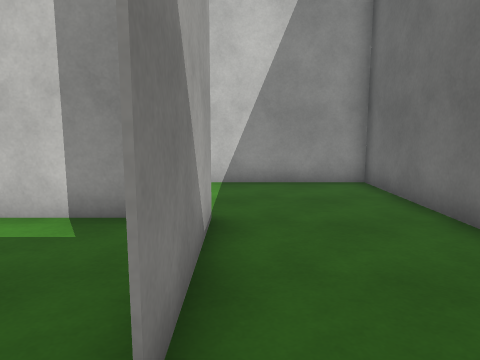
view 1 (above)

18 first-person views from a walk through a 3-D level made in the Unity game engine. The camera is 1.4 m above the floor, tilts 8° down and sees 70° across. The floor is counted in squares, 1 m on a side. Each view is taken from the middle of a square. On the plan, view 1 faces up. The plan holds only what a view shows up to about 15 squares ahead; the rest is blank. The player is left out. Surface patterns are stand-ins for the level's own textures.

view 2
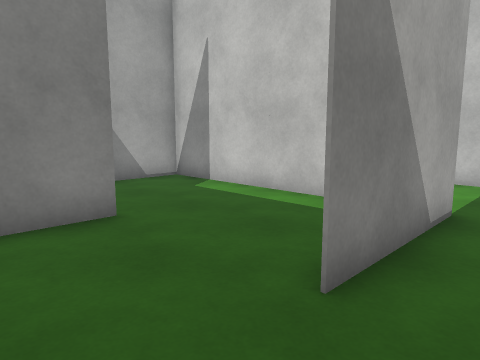

view 3
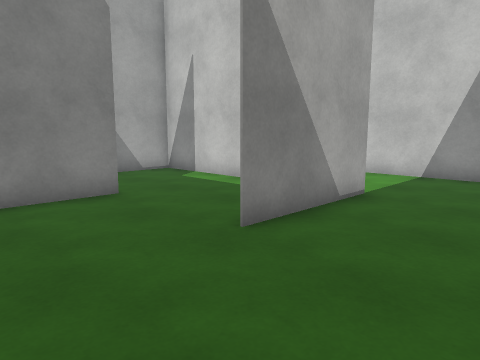

view 4
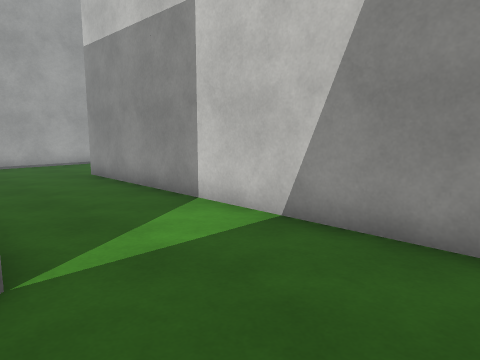

view 5
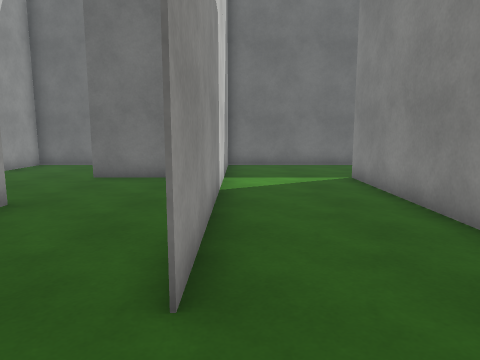

view 6
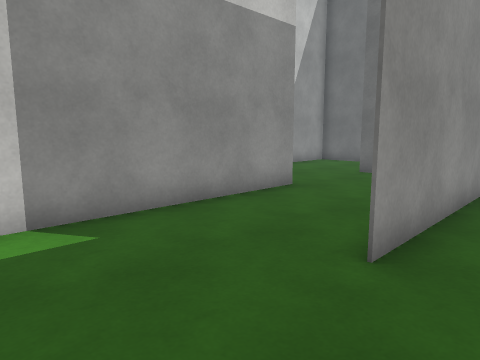

view 7
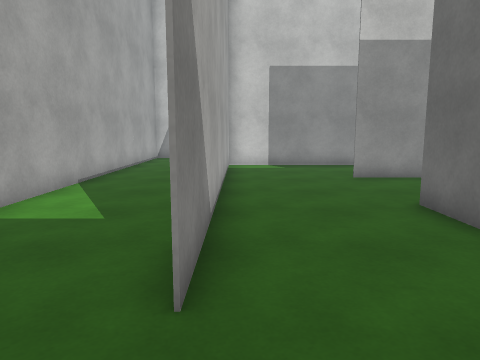

view 8
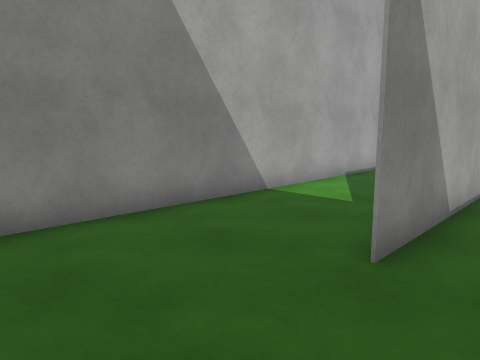

view 9
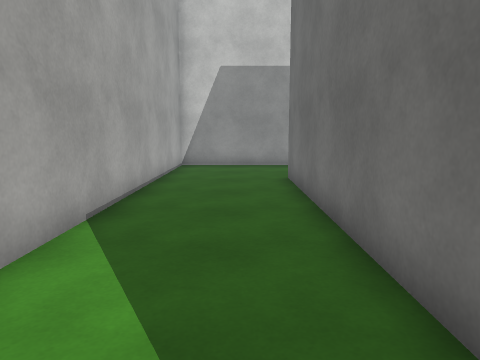

view 10
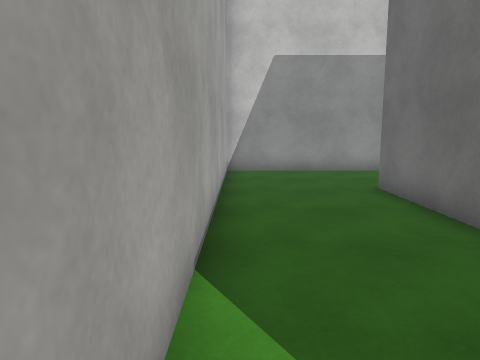

view 11
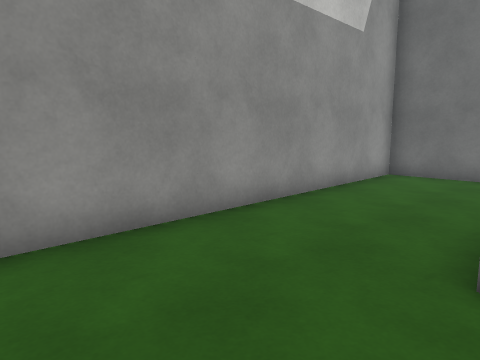

view 12
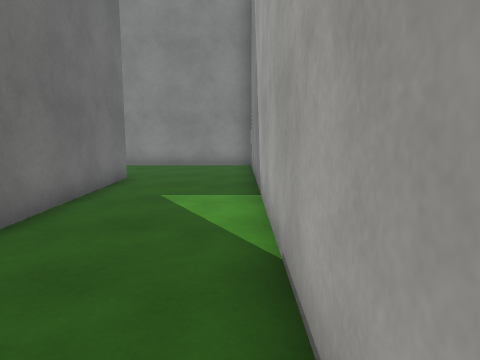

view 13
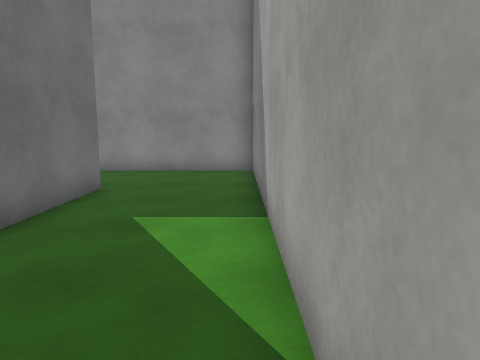

view 14
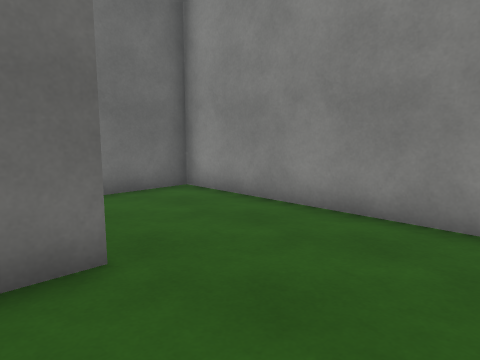

view 15
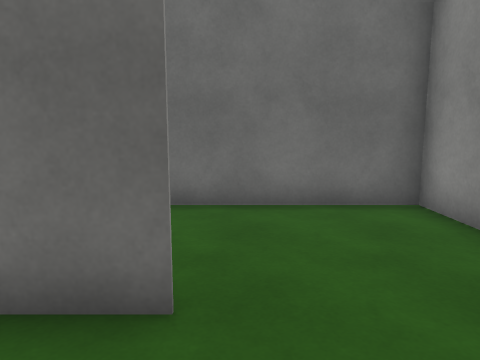

view 16
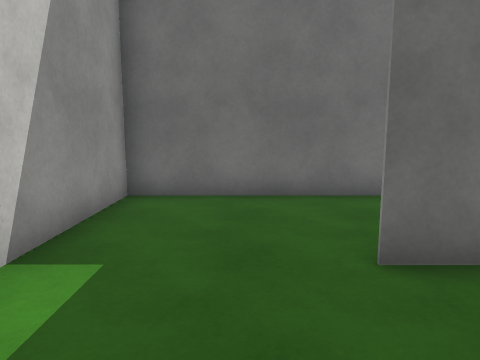

view 17
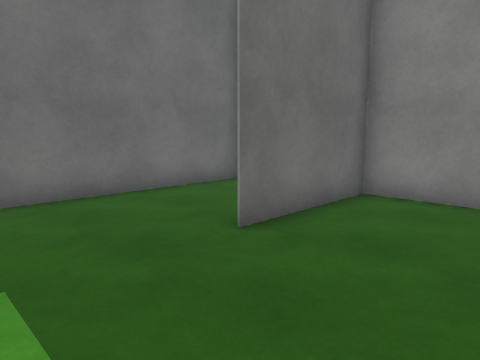

view 18
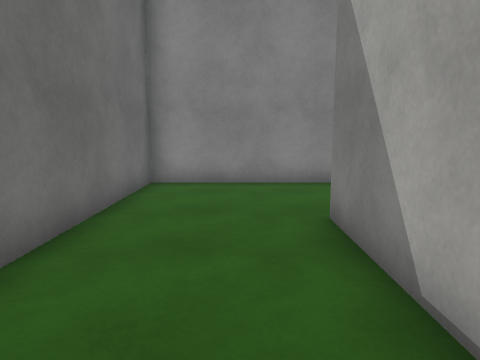

### Floor plan
Points are (right, up) in squares from view 1. A wall is a line through its corners. A room is listed if a view was taken in it or the views show most of it. See-through windows are left out.
Room 1 (views 1, 2, 3, 4, 5, 6, 7, 8, 9, 10, 11, 12, 13, 14, 15, 16, 17, 18)
walls: (-6.2, 5.5) (-0.5, 5.5) (-0.5, 1.5); (-2.8, 9.5) (-0.5, 9.5) (-0.5, 13.6); (-1.8, 5.5) (-8.5, 5.5) (-8.5, 3.4); (-4.5, 1.6) (-4.5, -0.8); (-4.4, 13.5) (-12.5, 13.5); (-4.5, 14.9) (-4.5, 17.5) (-16.5, 17.5) (-16.5, -2.5) (-8.5, -2.5) (-8.5, 5.6); (-12.5, 12.9) (-12.5, 1.5) (-12.5, 13.6); (3.5, 9.6) (3.5, 17.5) (-0.6, 17.5); (-1.6, -2.5) (3.5, -2.5) (3.5, 9.5) (-8.5, 9.5)

Positions as (right, up) in squares from view 1, and headings:
1: (0, 0), facing up
2: (1, -1), facing up-left
3: (3, -2), facing up-left
4: (3, 5), facing up-left
5: (-11, 9), facing right
6: (-12, 8), facing up-right
7: (-12, -1), facing up
8: (-11, -2), facing up-left
9: (-14, 3), facing up
10: (-16, 5), facing up
11: (-16, 13), facing up-right
12: (-16, 12), facing down
13: (-16, 10), facing down
14: (-16, 3), facing down-right
15: (-15, 1), facing right
16: (-4, 15), facing right
17: (-4, 17), facing down-right
18: (1, 7), facing down
